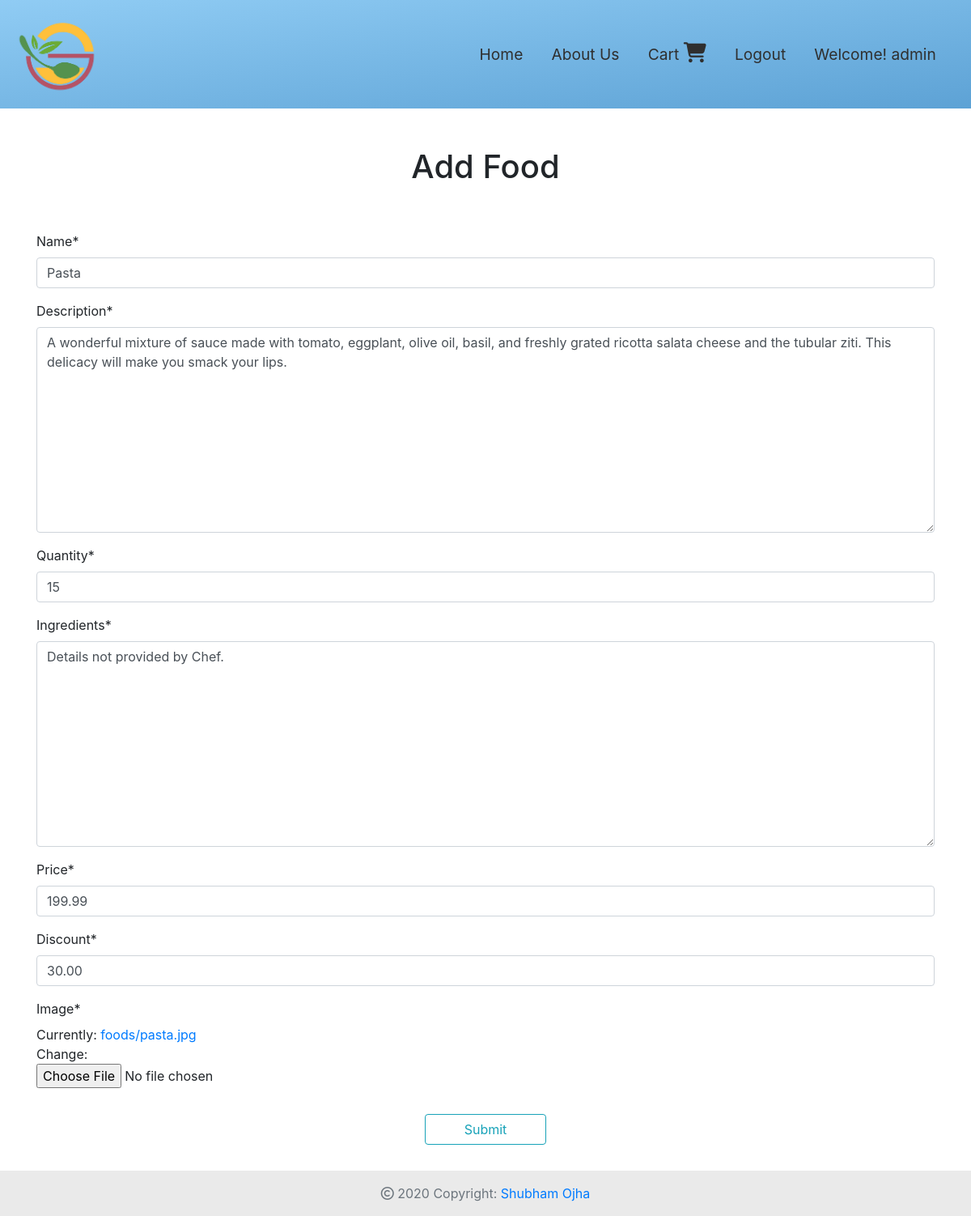
Screenshot of /food/2/update/ (signed in) with the database file from the repository.
### food_delivery/models.py (models this page shows, shortened)
class Food( models.Model):
    name = models.CharField( max_length= 75)
    description = models.TextField()
    datePosted = models.DateTimeField( auto_now= True)
    seller = models.ForeignKey( User, on_delete= models.CASCADE, default= 1)
    image = models.ImageField( blank= False, null= True, upload_to= 'foods')
    price = models.DecimalField( max_digits= 5, decimal_places= 2)
    discount = models.DecimalField( max_digits= 5, decimal_places= 2)
    quantity = models.IntegerField( default= 0)
    ingredients = models.TextField( default= 'Details not provided by Chef')

### food_delivery/views.py (the view, shortened to what this page needs)
# urls.py: path( 'food/<int:pk>/update/', FoodUpdateView.as_view(), name='food-delivery-food-detail-update'),
class FoodUpdateView( LoginRequiredMixin, UserPassesTestMixin, UpdateView):
    model = Food
    template_name = 'food_delivery/food-create.html'
    context_object_name = 'food'
    fields = ['name', 'description', 'quantity', 'ingredients', 'price', 'discount', 'image']
    def test_func( self):
        fooder = self.get_object()
        if self.request.user == fooder.seller:
            return True
        return False

### food_delivery/templates/food_delivery/food-create.html (shortened to what this page needs)
{% extends 'food_delivery/base.html' %}
{% load crispy_forms_tags %}
{% block header %}
Add Food
{% endblock header %}
{% block main-content %}
<form method="post" class="mb-5 pb-4 ">
    <fieldset class="form-group">
        {{ form|crispy }}
    </fieldset>
    <div class="form-group text-center">
        <button class="btn btn-outline-info px-5" type="submit">
            Submit
        </button>
    </div>
</form>
{% endblock main-content %}

### food_delivery/templates/food_delivery/base.html (shortened to what this page needs)
<!DOCTYPE html>
<html lang="en">
<head>
	{% load static %}
	<link rel="stylesheet" href="{% static 'food_delivery/base.css' %}">
	<link rel="stylesheet" href="https://stackpath.bootstrapcdn.com/bootstrap/4.5.2/css/bootstrap.min.css">
</head>
<body>
	<nav class="navbar navbar-expand-md navbar-fixed-top">
		<a class="navbar-brand" href="#"><img src="{% static 'food_delivery/foodflip-logo.png' %}" alt="FoodFlip Logo"></a>
		<div class="collapse navbar-collapse" id="main-navigation">
			<ul class="navbar-nav">
				<li class="nav-item">
					<a class="nav-link" href="{% url 'food-delivery-home' %}">Home</a>
				</li>
				<li class="nav-item">
					<a class="nav-link" href="{% url 'food-delivery-about' %}">About Us</a>
				</li>
				{% if user.is_authenticated %}
				<li class="nav-item">
					<a class="nav-link" href="{% url 'cart-cart' %}">Cart <i class="fas fa-shopping-cart" style="font-size: 1.3em;"></i></a>
				</li>
				<li class="nav-item">
					<a class="nav-link" href="{% url 'users-logout' %}">Logout</a>
				</li>
				<li class="nav-item">
					<a href="{% url 'users-profile' %}" class="nav-link">Welcome! {{user.username}}</a>
				</li>
				{% endif %}
			</ul>
		</div>
	</nav>
	<div class="container-lg">
		<h1 class="text-center py-5">
			{% block header %}
			{% endblock header %}
		</h1>
		<div class="main-content">
			{% block main-content %}
			{% endblock main-content %}
		</div>
	</div>
	<footer class="page-footer font-small fixed-bottom text-center py-3">
		<div class="container-lg">
			<div class="footer-copyright text-muted">
				<i class="far fa-copyright"></i> 2020 Copyright: <a href="https://commanderbaman.github.io/19D070056_WEB_DEV/">Shubham Ojha</a>
			</div>
		</div>
	</footer>
</body>
</html>

### food_delivery/static/food_delivery/base.css (style rules this page uses)
.navbar { background-image: linear-gradient(to bottom right, #90CCF4, #5DA2D5); }
.navbar .navbar-brand img { height: 13.5vh; }
.nav-link, .navbar-brand { color: #2f2f2f; font-size: 1.2em; }
.nav-link { margin-right: 1em !important; transition-duration: 0.3s; }
.navbar-collapse { justify-content: flex-end; }
.main-content { width: 100%; margin: auto; }
footer { background-color: #eaeaea; }

### rows the page displays
Food: name "Pasta", description "A wonderful mixture of sauce made with tomato, eggplant, olive oil, basil, and freshly grated ricotta salata cheese and the tubular ziti. This delicacy will make you smack your lips.", quantity "15", ingredients "Details not provided by Chef.", price "199.99", discount "30.00"

### other values shown
{{ user.username }} "admin"
